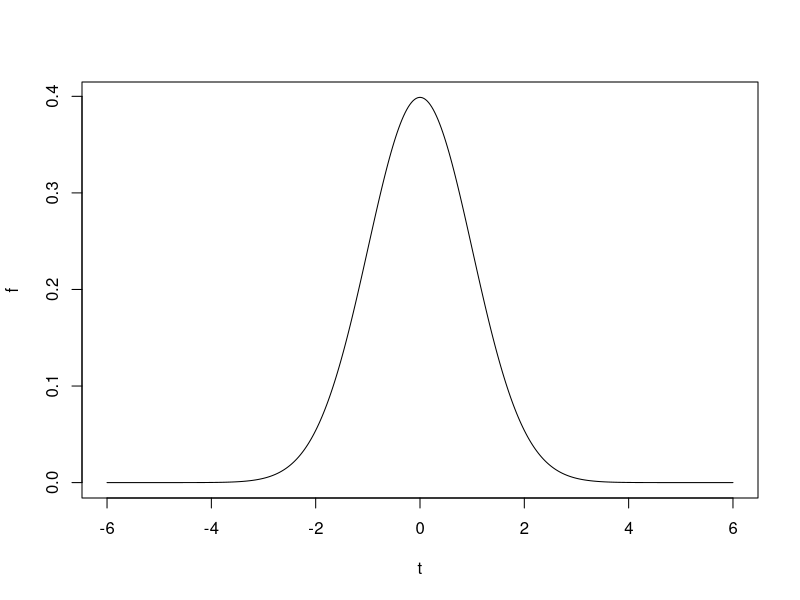

The R script that drew this image:
#I. 1
normal_density_rule = function(limit, sigma, micro) {
  t = seq(-limit, limit, length = 400)
  f = 1 / (sigma * sqrt(2*pi)) * exp(-(t - micro) ^ 2 / ( 2 * sigma ^ 2))
  plot(t, f, type = "l", lwd = 1)
}

normal_density_rule(6, 1, 0)